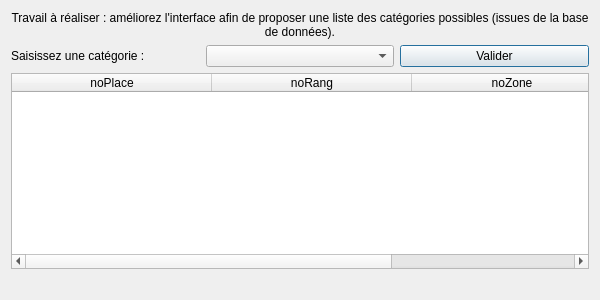
<?xml version="1.0" encoding="UTF-8"?>
<ui version="4.0">
 <class>fct_comp_3</class>
 <widget class="QDialog" name="fct_comp_3">
  <property name="geometry">
   <rect>
    <x>0</x>
    <y>0</y>
    <width>600</width>
    <height>300</height>
   </rect>
  </property>
  <property name="windowTitle">
   <string>Liste des places d'une catégorie (version 2)</string>
  </property>
  <layout class="QVBoxLayout" name="verticalLayout">
   <item>
    <widget class="QLabel" name="label">
     <property name="text">
      <string>Travail à réaliser : améliorez l'interface afin de proposer une liste des catégories possibles (issues de la base de données).</string>
     </property>
     <property name="alignment">
      <set>Qt::AlignCenter</set>
     </property>
     <property name="wordWrap">
      <bool>true</bool>
     </property>
    </widget>
   </item>
   <item>
    <layout class="QHBoxLayout" name="horizontalLayout">
     <item>
      <widget class="QLabel" name="label_2">
       <property name="text">
        <string>Saisissez une catégorie :</string>
       </property>
      </widget>
     </item>
     <item>
      <widget class="QComboBox" name="comboBox_3_categorie"/>
     </item>
     <item>
      <widget class="QPushButton" name="pushButton">
       <property name="text">
        <string>Valider</string>
       </property>
      </widget>
     </item>
    </layout>
   </item>
   <item>
    <widget class="QTableWidget" name="table_fct_comp_3">
     <attribute name="horizontalHeaderMinimumSectionSize">
      <number>50</number>
     </attribute>
     <attribute name="horizontalHeaderDefaultSectionSize">
      <number>200</number>
     </attribute>
     <attribute name="horizontalHeaderStretchLastSection">
      <bool>true</bool>
     </attribute>
     <attribute name="verticalHeaderVisible">
      <bool>false</bool>
     </attribute>
     <column>
      <property name="text">
       <string>noPlace</string>
      </property>
     </column>
     <column>
      <property name="text">
       <string>noRang</string>
      </property>
     </column>
     <column>
      <property name="text">
       <string>noZone</string>
      </property>
     </column>
    </widget>
   </item>
   <item>
    <widget class="QLabel" name="label_fct_comp_3">
     <property name="text">
      <string/>
     </property>
     <property name="alignment">
      <set>Qt::AlignCenter</set>
     </property>
    </widget>
   </item>
  </layout>
 </widget>
 <resources/>
 <connections>
  <connection>
   <sender>pushButton</sender>
   <signal>clicked()</signal>
   <receiver>fct_comp_3</receiver>
   <slot>refreshResult()</slot>
   <hints>
    <hint type="sourcelabel">
     <x>364</x>
     <y>52</y>
    </hint>
    <hint type="destinationlabel">
     <x>444</x>
     <y>81</y>
    </hint>
   </hints>
  </connection>
 </connections>
 <slots>
  <slot>refreshResult()</slot>
 </slots>
</ui>
